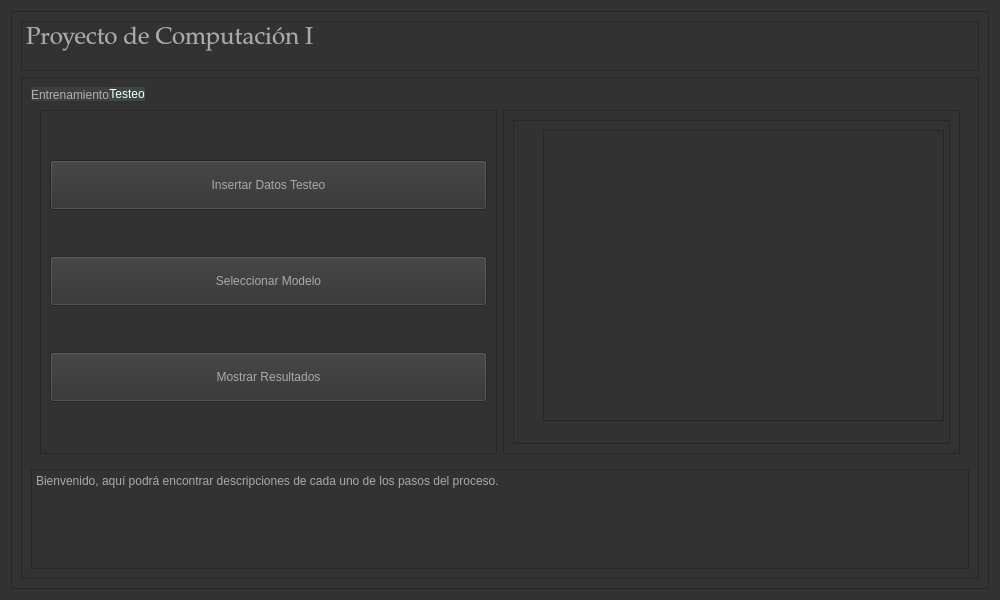
<?xml version="1.0" encoding="UTF-8"?>
<ui version="4.0">
 <class>Dialog</class>
 <widget class="QDialog" name="Dialog">
  <property name="geometry">
   <rect>
    <x>0</x>
    <y>0</y>
    <width>1000</width>
    <height>600</height>
   </rect>
  </property>
  <property name="minimumSize">
   <size>
    <width>1000</width>
    <height>600</height>
   </size>
  </property>
  <property name="maximumSize">
   <size>
    <width>1200</width>
    <height>600</height>
   </size>
  </property>
  <property name="windowTitle">
   <string>Dialog</string>
  </property>
  <property name="styleSheet">
   <string notr="true">/*Copyright (c) DevSec Studio. All rights reserved.

MIT License

Permission is hereby granted, free of charge, to any person obtaining a copy
of this software and associated documentation files (the &quot;Software&quot;), to deal
in the Software without restriction, including without limitation the rights
to use, copy, modify, merge, publish, distribute, sublicense, and/or sell
copies of the Software, and to permit persons to whom the Software is
furnished to do so, subject to the following conditions:

The above copyright notice and this permission notice shall be included in all
copies or substantial portions of the Software.

THE SOFTWARE IS PROVIDED *AS IS*, WITHOUT WARRANTY OF ANY KIND, EXPRESS OR
IMPLIED, INCLUDING BUT NOT LIMITED TO THE WARRANTIES OF MERCHANTABILITY,
FITNESS FOR A PARTICULAR PURPOSE AND NONINFRINGEMENT. IN NO EVENT SHALL THE
AUTHORS OR COPYRIGHT HOLDERS BE LIABLE FOR ANY CLAIM, DAMAGES OR OTHER
LIABILITY, WHETHER IN AN ACTION OF CONTRACT, TORT OR OTHERWISE, ARISING FROM,
OUT OF OR IN CONNECTION WITH THE SOFTWARE OR THE USE OR OTHER DEALINGS IN THE SOFTWARE.
*/

/*-----QWidget-----*/
QWidget
{
    color: #aaa;
    background-color: #323232;

}


/*-----QLabel-----*/
QLabel
{
	background-color: transparent;
	color: #fff;

}


/*-----QMenuBar-----*/
QMenuBar 
{
    background-color: #323232;

}


QMenuBar::item
{
    background: transparent;

}


QMenuBar::item:selected
{
    background: #444;

}


QMenuBar::item:pressed
{
    border: 1px solid #000;
    background-color: #444;
    margin-bottom:-1px;
    padding-bottom:1px;

}


/*-----QMenu-----*/
QMenu
{
    background-color: #444;
    border: 1px solid #222;
    padding: 4px;
    padding-right: 0px;

}


QMenu::item
{
    background-color: transparent;
    padding: 2px 20px 2px 20px;

}


QMenu::item:disabled
{
    color: #555;
    background-color: transparent;
    padding: 2px 20px 2px 20px;

}


QMenu::item:selected
{
    background-color: #55aaff;
    color: #fff;

}


/*-----QToolTip-----*/
QToolTip
{
    border: 1px solid #222;
    background-color: #333;
    color: #aaa;

}


/*-----QToolButton-----*/
QToolButton
{
    color: #b1b1b1;
    background-color: QLinearGradient( x1: 0, y1: 0, x2: 0, y2: 1, stop: 0 #565656, stop: 0.1 #525252, stop: 0.5 #4e4e4e, stop: 0.9 #4a4a4a, stop: 1 #464646);
    border-width: 1px;
    border-color: #1e1e1e;
    border-style: solid;
	margin-right: 2px;
	padding: 3px;

}


QToolButton:pressed
{
    background-color: QLinearGradient( x1: 0, y1: 0, x2: 0, y2: 1, stop: 0 #2d2d2d, stop: 0.1 #2b2b2b, stop: 0.5 #292929, stop: 0.9 #282828, stop: 1 #252525);

}


QToolButton:checked
{
    background-color: gray;

}

/*-----QLineEdit-----*/
QLineEdit{
	background-color: #fff;
	color: #000;
	selection-color: #fff;
	selection-background-color: #507098;

}


/*-----QTreeView-----*/
QTreeView 
{
	background-color: #434343;
    border: 0.5px solid rgba(108,108,108,75);

}


QTreeView::item, 
QTreeView::branch 
{
    background: transparent;
    color: #DDD;

}


QTreeView::item:hover, 
QTreeView::branch:hover 
{
    background-color: #55aaff;
    color: #DDD;

}


QTreeView::item:selected, 
QTreeView::branch:selected 
{
    background-color: #55aaff;
    color: #fff;

}


/*-----QScrollBar-----*/
QScrollBar:horizontal 
{
    background-color: #333;
    height: 8px;
    margin: 0px;
    padding: 0px;

}


QScrollBar::handle:horizontal 
{
    border: 1px solid #111;
    background-color: #535353;

}


QScrollBar::add-line:horizontal, QScrollBar::sub-line:horizontal,
QScrollBar::add-page:horizontal, QScrollBar::sub-page:horizontal 
{
    width: 0px;
    background-color: transparent;

}


QScrollBar:vertical 
{
    background-color: #333;
    width: 8px;
    margin: 0;

}


QScrollBar::handle:vertical 
{
    border: 1px solid #111;
    background-color: #535353;

}


QScrollBar::add-line:vertical, QScrollBar::sub-line:vertical,
QScrollBar::add-page:vertical, QScrollBar::sub-page:vertical 
{
    height: 0px;
    background-color: transparent;

}
/*---Edit for tabs*/
QTabBar{
border-width: 20px;
color: black;
}
QTabBar::tab 
{
    background: #3e3e3e;
    color: #b1b1b1; 
    border-color: #48555E;

}

QTabBar::tab:selected, 
QTabBar::tab:hover 
{
    border-top-color: black;
    border-color: #40494E;
    color: #fff;
    background:#394a41; 
}
</string>
  </property>
  <layout class="QHBoxLayout" name="horizontalLayout">
   <item>
    <widget class="QFrame" name="frame">
     <property name="frameShape">
      <enum>QFrame::StyledPanel</enum>
     </property>
     <property name="frameShadow">
      <enum>QFrame::Raised</enum>
     </property>
     <layout class="QVBoxLayout" name="verticalLayout">
      <item>
       <widget class="QPlainTextEdit" name="plainTextEdit">
        <property name="enabled">
         <bool>false</bool>
        </property>
        <property name="maximumSize">
         <size>
          <width>16777215</width>
          <height>50</height>
         </size>
        </property>
        <property name="font">
         <font>
          <family>Palatino Linotype</family>
          <pointsize>18</pointsize>
          <weight>50</weight>
          <bold>false</bold>
         </font>
        </property>
        <property name="layoutDirection">
         <enum>Qt::LeftToRight</enum>
        </property>
        <property name="autoFillBackground">
         <bool>false</bool>
        </property>
        <property name="plainText">
         <string>Proyecto de Computación I</string>
        </property>
       </widget>
      </item>
      <item>
       <widget class="QFrame" name="frame_4">
        <property name="frameShape">
         <enum>QFrame::StyledPanel</enum>
        </property>
        <property name="frameShadow">
         <enum>QFrame::Raised</enum>
        </property>
        <layout class="QVBoxLayout" name="verticalLayout_3">
         <item>
          <widget class="QTabWidget" name="tabWidget">
           <property name="enabled">
            <bool>true</bool>
           </property>
           <property name="styleSheet">
            <string notr="true">QTabWidget::pane{
border:black
}</string>
           </property>
           <property name="currentIndex">
            <number>1</number>
           </property>
           <widget class="QWidget" name="tabTraining">
            <attribute name="title">
             <string>Entrenamiento</string>
            </attribute>
            <layout class="QHBoxLayout" name="horizontalLayout_2">
             <item alignment="Qt::AlignHCenter">
              <widget class="QFrame" name="frame_5">
               <property name="font">
                <font>
                 <weight>50</weight>
                 <bold>false</bold>
                </font>
               </property>
               <property name="frameShape">
                <enum>QFrame::StyledPanel</enum>
               </property>
               <property name="frameShadow">
                <enum>QFrame::Raised</enum>
               </property>
               <layout class="QVBoxLayout" name="verticalLayout_2">
                <item>
                 <widget class="QPushButton" name="trainingAddFilesBtn">
                  <property name="minimumSize">
                   <size>
                    <width>0</width>
                    <height>50</height>
                   </size>
                  </property>
                  <property name="maximumSize">
                   <size>
                    <width>300</width>
                    <height>16777215</height>
                   </size>
                  </property>
                  <property name="text">
                   <string>Insertar primeros datos entrenamiento</string>
                  </property>
                 </widget>
                </item>
                <item>
                 <widget class="QPushButton" name="trainingAddFilesBtn2">
                  <property name="enabled">
                   <bool>false</bool>
                  </property>
                  <property name="minimumSize">
                   <size>
                    <width>0</width>
                    <height>50</height>
                   </size>
                  </property>
                  <property name="maximumSize">
                   <size>
                    <width>300</width>
                    <height>16777215</height>
                   </size>
                  </property>
                  <property name="text">
                   <string>Insertar segundos datos entrenamiento</string>
                  </property>
                 </widget>
                </item>
                <item>
                 <widget class="QPushButton" name="procesarTextoBtn">
                  <property name="enabled">
                   <bool>false</bool>
                  </property>
                  <property name="minimumSize">
                   <size>
                    <width>0</width>
                    <height>50</height>
                   </size>
                  </property>
                  <property name="maximumSize">
                   <size>
                    <width>300</width>
                    <height>16777215</height>
                   </size>
                  </property>
                  <property name="text">
                   <string>Preprocesamiento de texto</string>
                  </property>
                 </widget>
                </item>
                <item>
                 <widget class="QComboBox" name="chooseModelComboBox">
                  <property name="enabled">
                   <bool>true</bool>
                  </property>
                  <property name="minimumSize">
                   <size>
                    <width>0</width>
                    <height>40</height>
                   </size>
                  </property>
                  <property name="maximumSize">
                   <size>
                    <width>300</width>
                    <height>16777215</height>
                   </size>
                  </property>
                 </widget>
                </item>
                <item>
                 <widget class="QPushButton" name="trainModelBtn">
                  <property name="enabled">
                   <bool>false</bool>
                  </property>
                  <property name="minimumSize">
                   <size>
                    <width>0</width>
                    <height>50</height>
                   </size>
                  </property>
                  <property name="maximumSize">
                   <size>
                    <width>300</width>
                    <height>16777215</height>
                   </size>
                  </property>
                  <property name="text">
                   <string>Entrenar Modelo</string>
                  </property>
                 </widget>
                </item>
               </layout>
              </widget>
             </item>
            </layout>
           </widget>
           <widget class="QWidget" name="tabTest">
            <attribute name="title">
             <string>Testeo</string>
            </attribute>
            <layout class="QHBoxLayout" name="horizontalLayout_3">
             <item>
              <widget class="QFrame" name="frame_3">
               <property name="minimumSize">
                <size>
                 <width>300</width>
                 <height>0</height>
                </size>
               </property>
               <property name="frameShape">
                <enum>QFrame::StyledPanel</enum>
               </property>
               <property name="frameShadow">
                <enum>QFrame::Raised</enum>
               </property>
               <layout class="QVBoxLayout" name="verticalLayout_4">
                <item>
                 <widget class="QPushButton" name="testingFilesBtn">
                  <property name="minimumSize">
                   <size>
                    <width>0</width>
                    <height>50</height>
                   </size>
                  </property>
                  <property name="text">
                   <string>Insertar Datos Testeo</string>
                  </property>
                  <property name="iconSize">
                   <size>
                    <width>20</width>
                    <height>20</height>
                   </size>
                  </property>
                 </widget>
                </item>
                <item>
                 <widget class="QPushButton" name="selectTestModelBtn">
                  <property name="enabled">
                   <bool>false</bool>
                  </property>
                  <property name="minimumSize">
                   <size>
                    <width>0</width>
                    <height>50</height>
                   </size>
                  </property>
                  <property name="text">
                   <string>Seleccionar Modelo</string>
                  </property>
                 </widget>
                </item>
                <item>
                 <widget class="QPushButton" name="testBtn">
                  <property name="enabled">
                   <bool>false</bool>
                  </property>
                  <property name="minimumSize">
                   <size>
                    <width>0</width>
                    <height>50</height>
                   </size>
                  </property>
                  <property name="text">
                   <string>Mostrar Resultados</string>
                  </property>
                 </widget>
                </item>
               </layout>
              </widget>
             </item>
             <item>
              <widget class="QFrame" name="frame_6">
               <property name="frameShape">
                <enum>QFrame::StyledPanel</enum>
               </property>
               <property name="frameShadow">
                <enum>QFrame::Raised</enum>
               </property>
               <layout class="QHBoxLayout" name="horizontalLayout_4">
                <item>
                 <widget class="QFrame" name="testFrame">
                  <property name="frameShape">
                   <enum>QFrame::StyledPanel</enum>
                  </property>
                  <property name="frameShadow">
                   <enum>QFrame::Raised</enum>
                  </property>
                  <widget class="QTableWidget" name="tableWidgetshowTest">
                   <property name="geometry">
                    <rect>
                     <x>30</x>
                     <y>10</y>
                     <width>401</width>
                     <height>291</height>
                    </rect>
                   </property>
                  </widget>
                 </widget>
                </item>
               </layout>
              </widget>
             </item>
            </layout>
           </widget>
          </widget>
         </item>
         <item>
          <widget class="QPlainTextEdit" name="stepTipsField">
           <property name="enabled">
            <bool>false</bool>
           </property>
           <property name="minimumSize">
            <size>
             <width>0</width>
             <height>100</height>
            </size>
           </property>
           <property name="maximumSize">
            <size>
             <width>16777215</width>
             <height>100</height>
            </size>
           </property>
           <property name="autoFillBackground">
            <bool>false</bool>
           </property>
           <property name="plainText">
            <string notr="true">Bienvenido, aquí podrá encontrar descripciones de cada uno de los pasos del proceso.
</string>
           </property>
           <property name="centerOnScroll">
            <bool>false</bool>
           </property>
          </widget>
         </item>
        </layout>
       </widget>
      </item>
     </layout>
    </widget>
   </item>
  </layout>
 </widget>
 <resources/>
 <connections/>
</ui>
